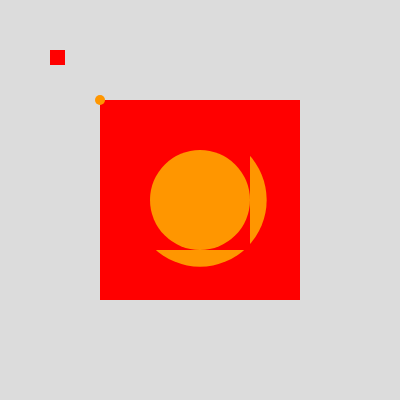
Frame 1 (no input)
Frame 60 (no input): identical to frame 1, image omitted
Frame 120 (the mouse pressed at the canvas centre since frame 60): identical to frame 1, image omitted

The p5.js sketch that drew this single still picture (run headless with seeded random() and noise() and a simulated clock; from frame 60 on, the mouse is pressed at the canvas centre):

// p5.js sketch
// ── sketch.js
function setup() {
    createCanvas(400, 400);
  }
  
  function draw() {
    background(220);
    
    test(200,200, 100, 100);
    test(150,150,100,100);
    test(15,15,50,50);

    function test(w,h, x, y){        
    noStroke()
    fill(255, 0, 0)    
    rect(x, y, w , h);
    fill(255, 150 ,0)
    ellipse(x*2, y*2, h/1.5, w/1.5)

    }
    
   
  }
